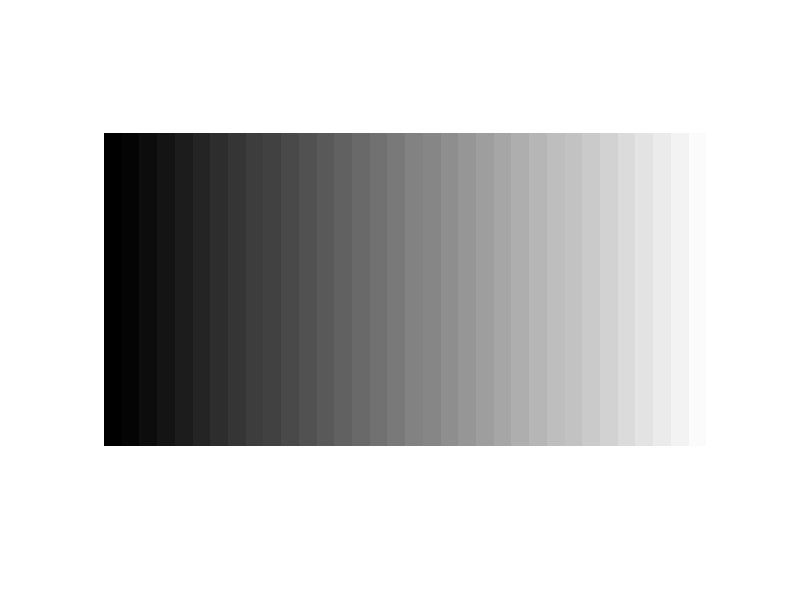

Recreate this plot in MATLAB.
clc;
clear all;
close all;
a = 35*3;% enter the gray scale level also change the variable j
%% intialisation of matrix:
% data = matrix(50,100);
matrix_zeros = zeros(round(a/2),a);% matrix of zeros
Matrix_ones = ones(round(a/2),round(a/2));% matrix of onces
matrix_zeros(1:round(a/2),(round(a/2)):a) = Matrix_ones;% combining both matrix
data = matrix_zeros;
%% doing grey scale:

max_gray = 1;
min_gray = 0;

[x,y] = size(data);%finding size of matrix
j = 35;% gray scale level
    count = -1;
   
for i = 1:x
    count = count + 1;
average = (max_gray+min_gray)/j;% find the average value according to the gray scale.
data(i,1:round(y/j+1)) = 0;
for k = 1:j-1
    Average = k*average;
data(i,round(k*y/j+1):(round(((k+1)*y)/j+1)-1)) = Average;% adding each average value equally in the matrix.

end
data(i,:) = data(i,:)./max(data(i,:));%normalise the data
% data(i,:) = max_gray(data(i,:));
% data(i,:) = normalize(data(i,:));
% data(i,1:round(y/3)) = 0;
% data(i,round(y/3):round(2*y/3)) = average;
% data(i,round(2*y/3):round(3*y/3)) = 1;
end
% Max_data = max(data);
% data = data./Max_data;



%     for j =1:x
%         
%             average = (max+min)/2;
%             matrix_zeros(j,1:round(y/3)) = zeros(j,round(y/3));
%             matrix_zeros(j,round(y/3):round(2*y/3)) = average;
%             matrix_zeros(j,round(2*y/3):round(3*y/3)) = ones;
%             
%         end
% plot the image.
imshow(data);